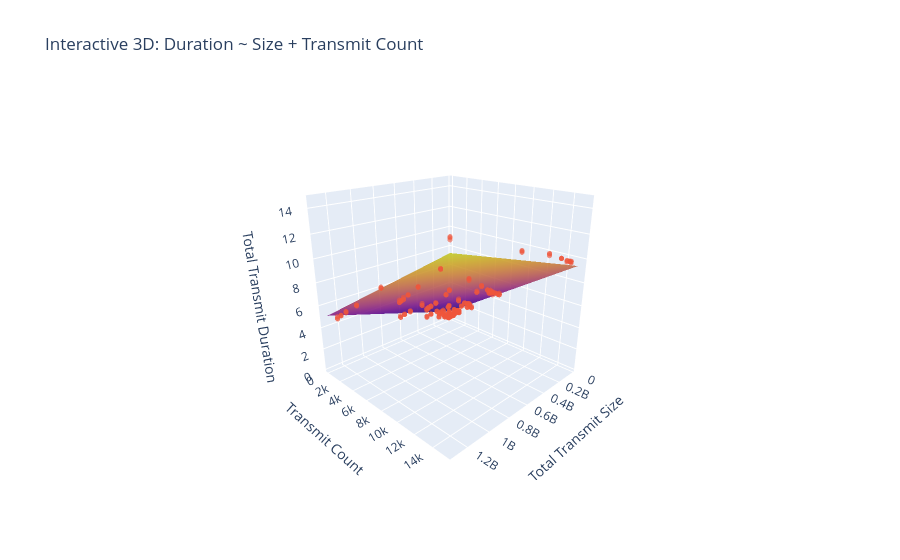

Notebook code cell kept with this figure:
### Code cell
dfs = []

for i in [4, 8]:
    with open(f'../results/quest/tp_gloo_{i}.json', 'r') as f:
        tp_data = json.load(f)

    df = pd.DataFrame(tp_data)
    df = df[["total_transmit_duration", "total_transmit_size", "transmit_count"]]
    df.loc[:, "total_transmit_size"] = df["total_transmit_size"] * (i - 1)
    df.loc[:, "transmit_count"] = df["transmit_count"] * (i - 1)
    df.loc[:, "total_transmit_duration"] = df["total_transmit_duration"]
    dfs.append(df)

df = pd.concat(dfs, ignore_index=True)

model = fit_model(df)

X = df[[x_size, x_count]]
y = df[y_col]
y_pred = model.predict(X)

evaluate(y, y_pred, X)
visualize(df, model)

### Figure 1 — Plotly figure (JSON) as saved in the notebook; plotly's stock layout.template omitted (floating-point values rounded to 4 significant figures; data arrays with more than 128 entries replaced by an {"elided": "..."} marker saying what was removed)
{"data": [{"name": "Fitted surface (mean)", "opacity": 0.85, "showscale": false, "type": "surface", "x": {"elided": "50x50 float values"}, "y": {"elided": "50x50 float values"}, "z": {"elided": "50x50 float values"}}, {"marker": {"opacity": 0.6, "size": 3}, "mode": "markers", "name": "Data", "type": "scatter3d", "x": {"elided": "252 float values"}, "y": {"elided": "252 int values"}, "z": {"elided": "252 float values"}}], "layout": {"legend": {"itemsizing": "constant"}, "scene": {"camera": {"eye": {"x": 1.6, "y": 1.6, "z": 0.9}}, "xaxis": {"title": {"text": "Total Transmit Size"}}, "yaxis": {"title": {"text": "Transmit Count"}}, "zaxis": {"title": {"text": "Total Transmit Duration"}}}, "title": {"text": "Interactive 3D: Duration ~ Size + Transmit Count"}}}
